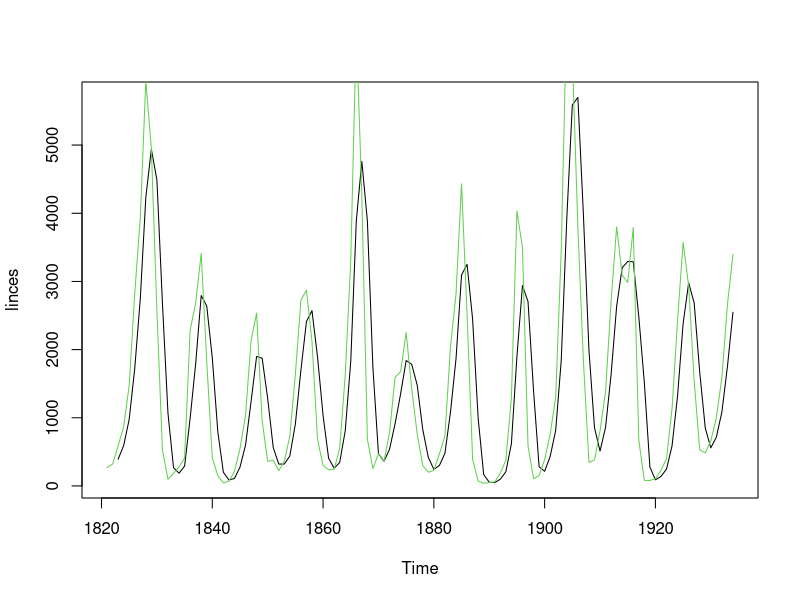
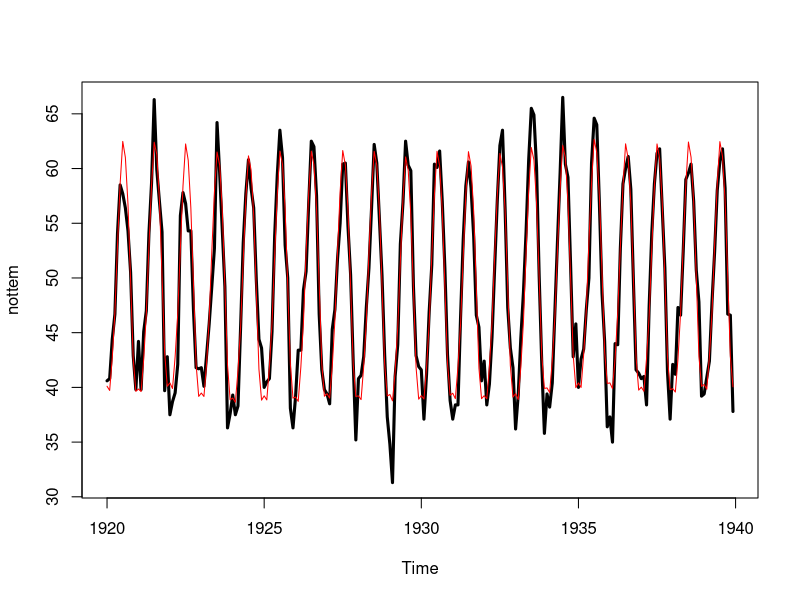
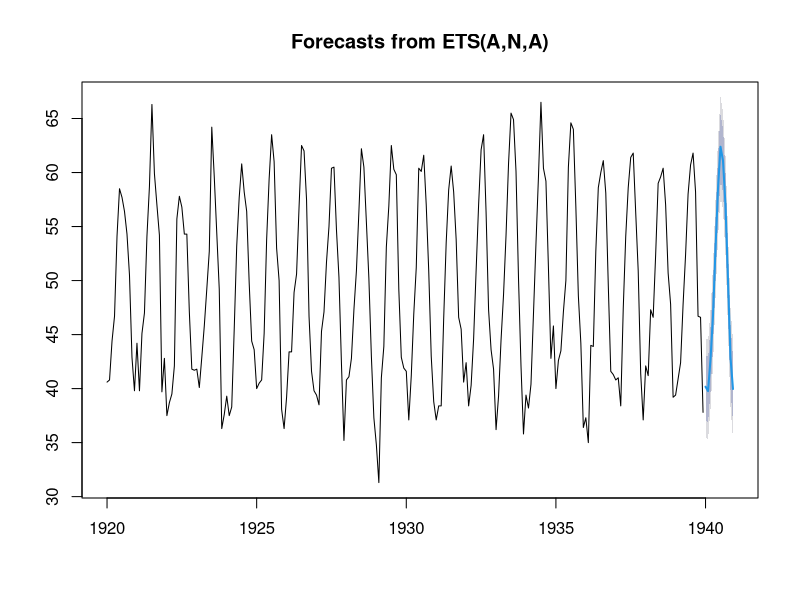
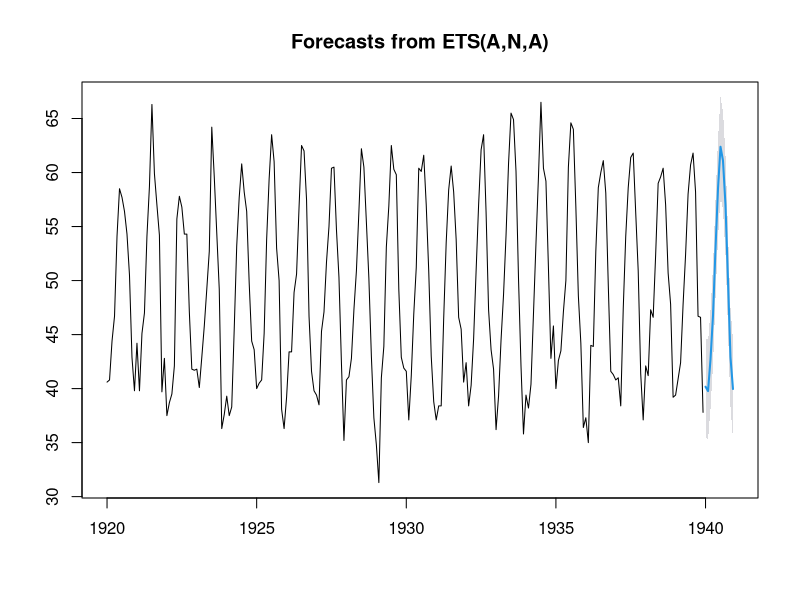
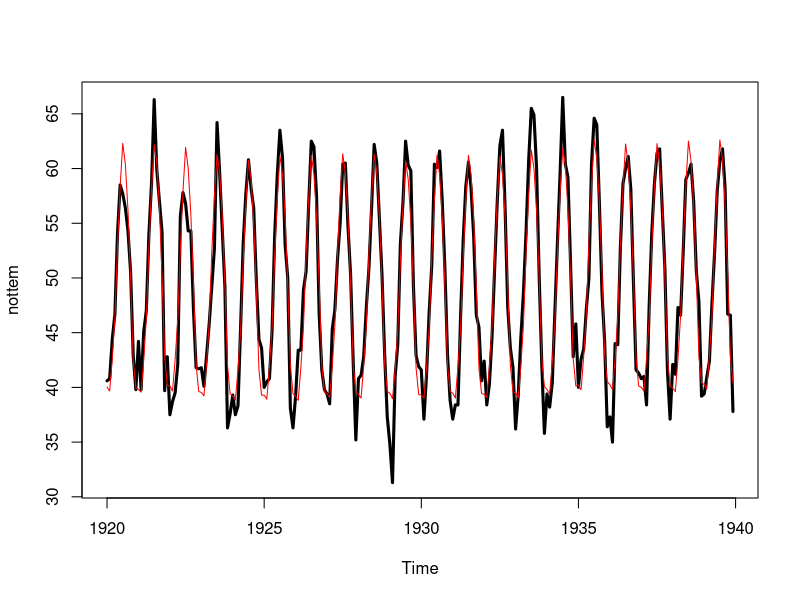
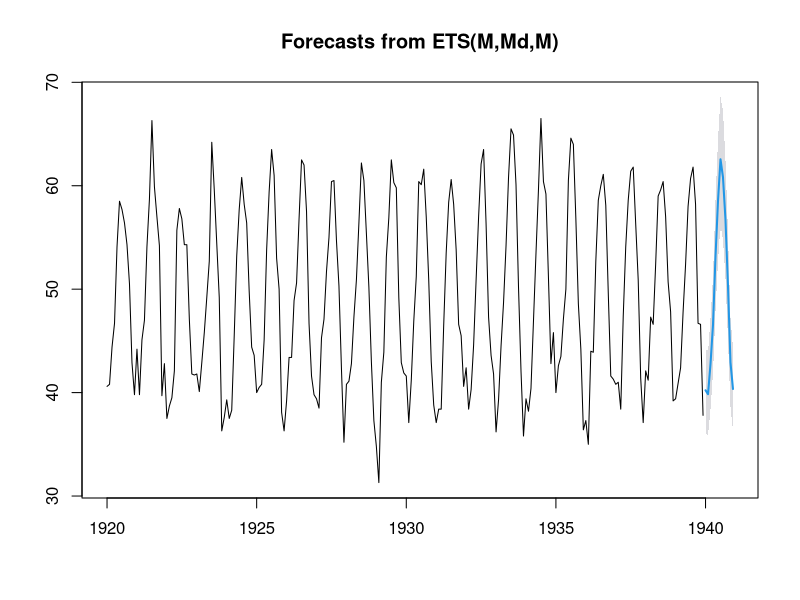

Write R code to recreate these figures, in order.

## Suavizado con SMA

library("TTR")

# Ejemplo más sencillo
# n es el orden del SMA

x = c(1,2,3,4,5,6,7)

SMA(x, n = 3)

# Ejemplo de datos linces

linces <- SMA (lynx, n=3)
linces

plot(linces)
lines(lynx, col = 3)

# suavizado exponencial ets

library(forecast)

# función ets

etsmodel <- ets(nottem); etsmodel

# Modelo vs original

plot(nottem, lwd =3)
lines(etsmodel$fitted, col ="red")

#forecast
 plot(forecast(etsmodel, h =12))

# Intervalo de predicción: nivel de confianza 95%

 plot(forecast(etsmodel, h=12, level = 95))

# Holt-Winters multiplicativo
 
etsmodmult <- ets(nottem, model ="MMM") #error, tendencia, estacionalidad, defecto ZZZ

# comparación

plot(nottem, lwd=3)
lines(etsmodmult$fitted, col="red") 

plot(forecast(etsmodmult, h=12, level=95)) 
 
 
 

